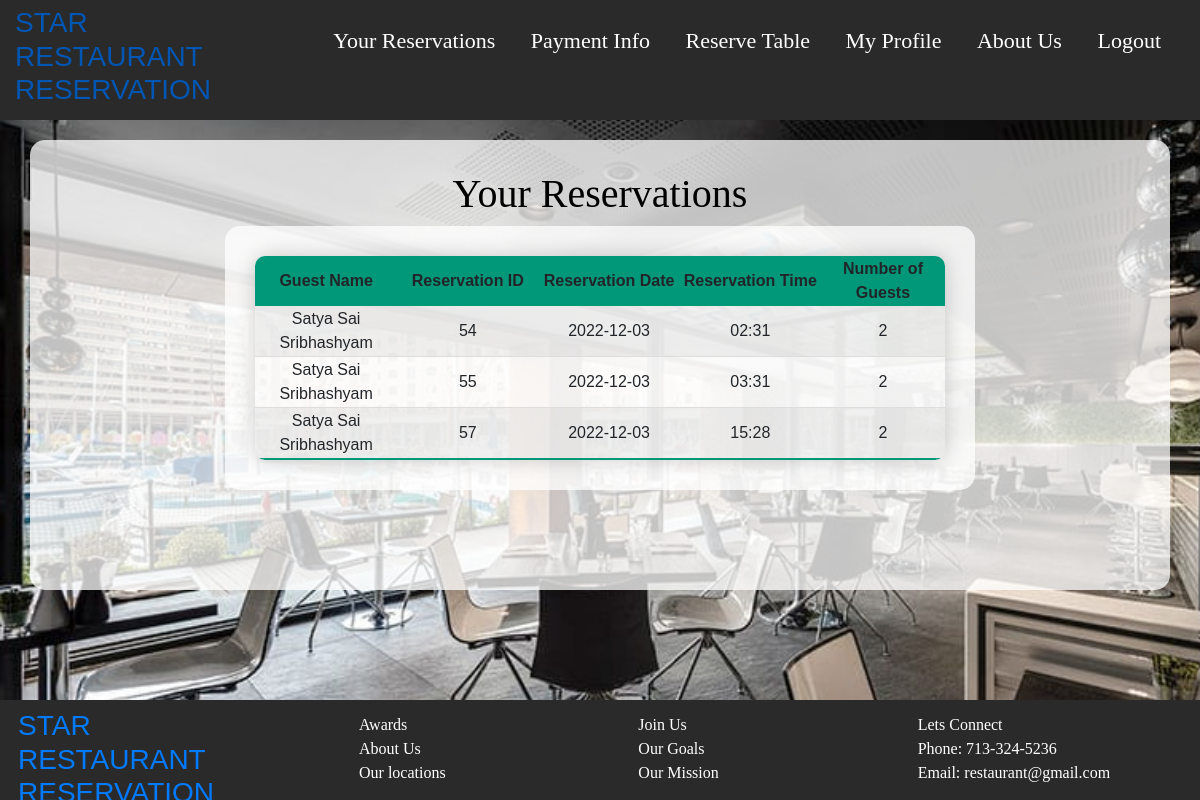
Screenshot of /reservations (signed in) with the database file from the repository.
### RESERVATIONS/models.py (models this page shows, shortened)
class Reservation(db.Model):         #setting up parameters for reservation info entry fields
    res_id = db.Column(db.Integer, primary_key=True)
    user_id = db.Column(db.Integer, db.ForeignKey('user.id'))
    name = db.Column(db.String, nullable=False)
    email = db.Column(db.String(120), nullable=False)
    phone = db.Column(db.Integer)
    no_guest = db.Column(db.Integer, nullable=False)
    res_date = db.Column(db.String(100), nullable=False)
    res_time = db.Column(db.String(100), nullable=False)
    table_id = db.Column(db.Integer, db.ForeignKey('tables.table_id'))
    creditcards = db.relationship('Creditcard')

### RESERVATIONS/views.py (the view)
@views.route("/reservations", methods=['GET', 'POST'])
def reserved():
    user = User.query.get(current_user.id)
    reserve_list = user.reservations
    return render_template("reservations.html", user=current_user, reserve_list=reserve_list)

### RESERVATIONS/__init__.py (called while the page is built)
def create_app():
    app = Flask(__name__)
    app.config['SECRET_KEY'] = 'fc2c5762da84768ed6248d780c1869b7'
    app.config['SQLALCHEMY_DATABASE_URI'] = 'sqlite:///site.db'
    db.init_app(app)
    from .views import views
    from .auth import auth
    app.register_blueprint(views, url_prefix='/')
    app.register_blueprint(auth, url_prefix='/')
    from .models import User, Reservation, Creditcard, Tables
    create_database(app)
    login_manager = LoginManager()
    login_manager.login_view = 'auth.login'
    login_manager.init_app(app)
    @login_manager.user_loader
    def load_user(id):
        return User.query.get(int(id))
    return app

### RESERVATIONS/Templates/reservations.html (shortened to what this page needs)
{% extends "basepage.html" %}
{% block content%}
<head>
<link rel="stylesheet" type="text/css" href="../static/Styles/styling.css">
</head>
<form method = "POST">
<body>
    <center> <h1 style="color: black; font-family: Yeseva One;">Your Reservations</h1> </center>
        <div class="tablebox">
          <center>
           <table>
              <thead>
                <tr>
                    <center>
                    <th style="width: 200px;">Guest Name</th>
                    <th style="width: 200px;">Reservation ID</th>
                    <th style="width: 200px;">Reservation Date</th>
                    <th style="width: 200px;">Reservation Time</th>
                    <th style="width: 200px;">Number of Guests</th>
                    </center>
                </tr>
                </thead>
              <tbody>
                {% for reservation in reserve_list %}
                <tr>
                    <td>{{ reservation.name }}</td>
                    <td>{{ reservation.res_id }}</td>
                    <td>{{ reservation.res_date }}</td>
                    <td>{{ reservation.res_time }}</td>
                    <td>{{ reservation.no_guest }}</td>
                </tr>
                {% endfor %}
              </tbody>
           </table>
          </center>
        </div>
</body>
</form>
{% endblock %}

### RESERVATIONS/static/Styles/styling.css (style rules this page uses)
body { font-family: Calibri, Helvetica, sans-serif; background-color: lightblue; margin: 0; padding: 20; background-image: url("../images/restimage.jpg"); background-repeat: no-repeat; background-size: cover; }
table { border-radius: 10px 10px 10px 10px; overflow: hidden; box-shadow: 0 0 20px rgba(0,0,0,0.20); text-align: center; width: auto; }
.tablebox { width: 750px; overflow: auto; margin: auto; background: rgba(255, 255, 255, 0.75); padding: 30px; border-radius: 15px; }
.tablebox thead tr { background-color: #009879; }
.tablebox tbody tr { border-bottom: 1px solid #dddddd; }
.tablebox tbody tr:nth-of-type(odd) { background-color: #0808080e; }
.tablebox tbody tr:last-of-type { border-bottom: 2px solid #009879; }

### rows the page displays
Reservation: name "Satya Sai Sribhashyam", res_id "54", res_date "2022-12-03", res_time "02:31", no_guest "2"
Reservation: name "Satya Sai Sribhashyam", res_id "55", res_date "2022-12-03", res_time "03:31", no_guest "2"
Reservation: name "Satya Sai Sribhashyam", res_id "57", res_date "2022-12-03", res_time "15:28", no_guest "2"
